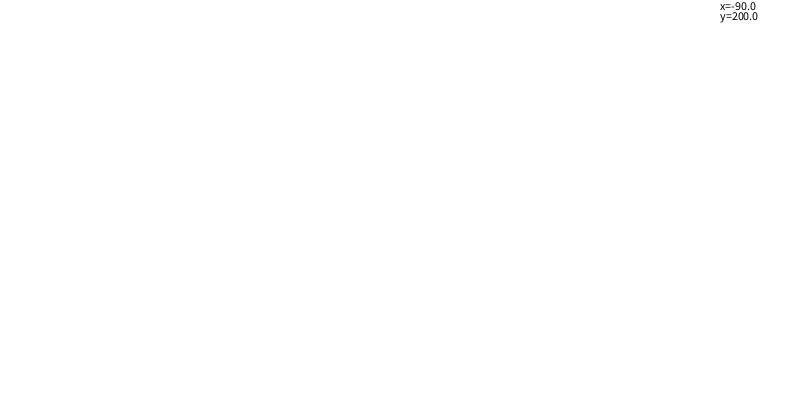
Frame 1 (no input)
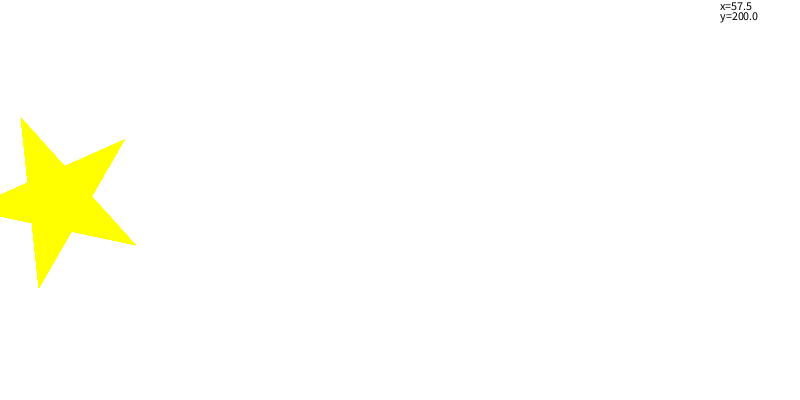
Frame 60 (the mouse pressed at the canvas centre just before this capture)
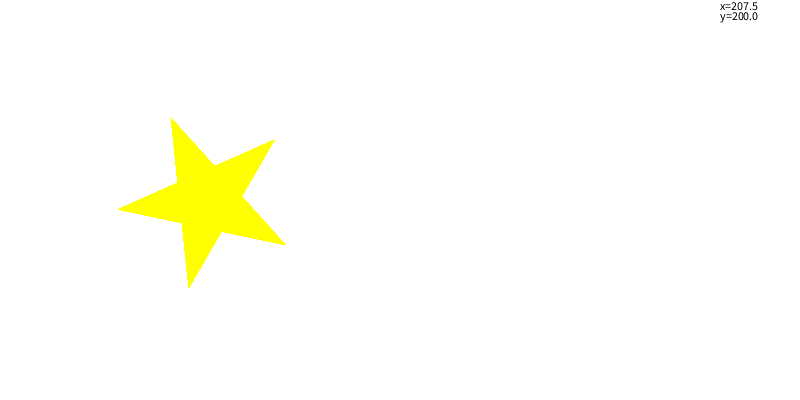
Frame 120 (the mouse held since frame 60 and released just before this capture)

The Processing sketch that drew these frames (run headless with seeded random() and noise(); from frame 60 on, the mouse is pressed at the canvas centre):

// Processing sketch: hw07_02
// ── hw07_02.pde
void setup(){
    background(255);
    size(800,400);
}

float k=3*PI/10;
float r=90;
float x=-r;
// float xc=400; // asobi
float yc=200;
float y=yc;

void draw(){
  background(255);
  fill(0);
  text("x="+x,width-80,10);
  text("y="+y,width-80,20);
  fiveStar(r,x,y,k);
  k = k + PI/30;
  x = x + 2.5;
  // x = xc+r*cos(k); // asobi
  // y = yc+r*sin(k); // asobi
  if(x>width+r) exit();
}

void fiveStar(float r, float x, float y, float k) {
  for (float t=3*PI/10+k; t<=60*PI; t+=2*PI/5) {
    float a=x+r*cos(t);
    float b=y+r*sin(t);
    float c=x+r*cos(t+4*PI/5);
    float d=y+r*sin(t+4*PI/5);
    noStroke();
    fill(255,255,0);
    triangle(a, b, c, d, x, y);
  }
}
